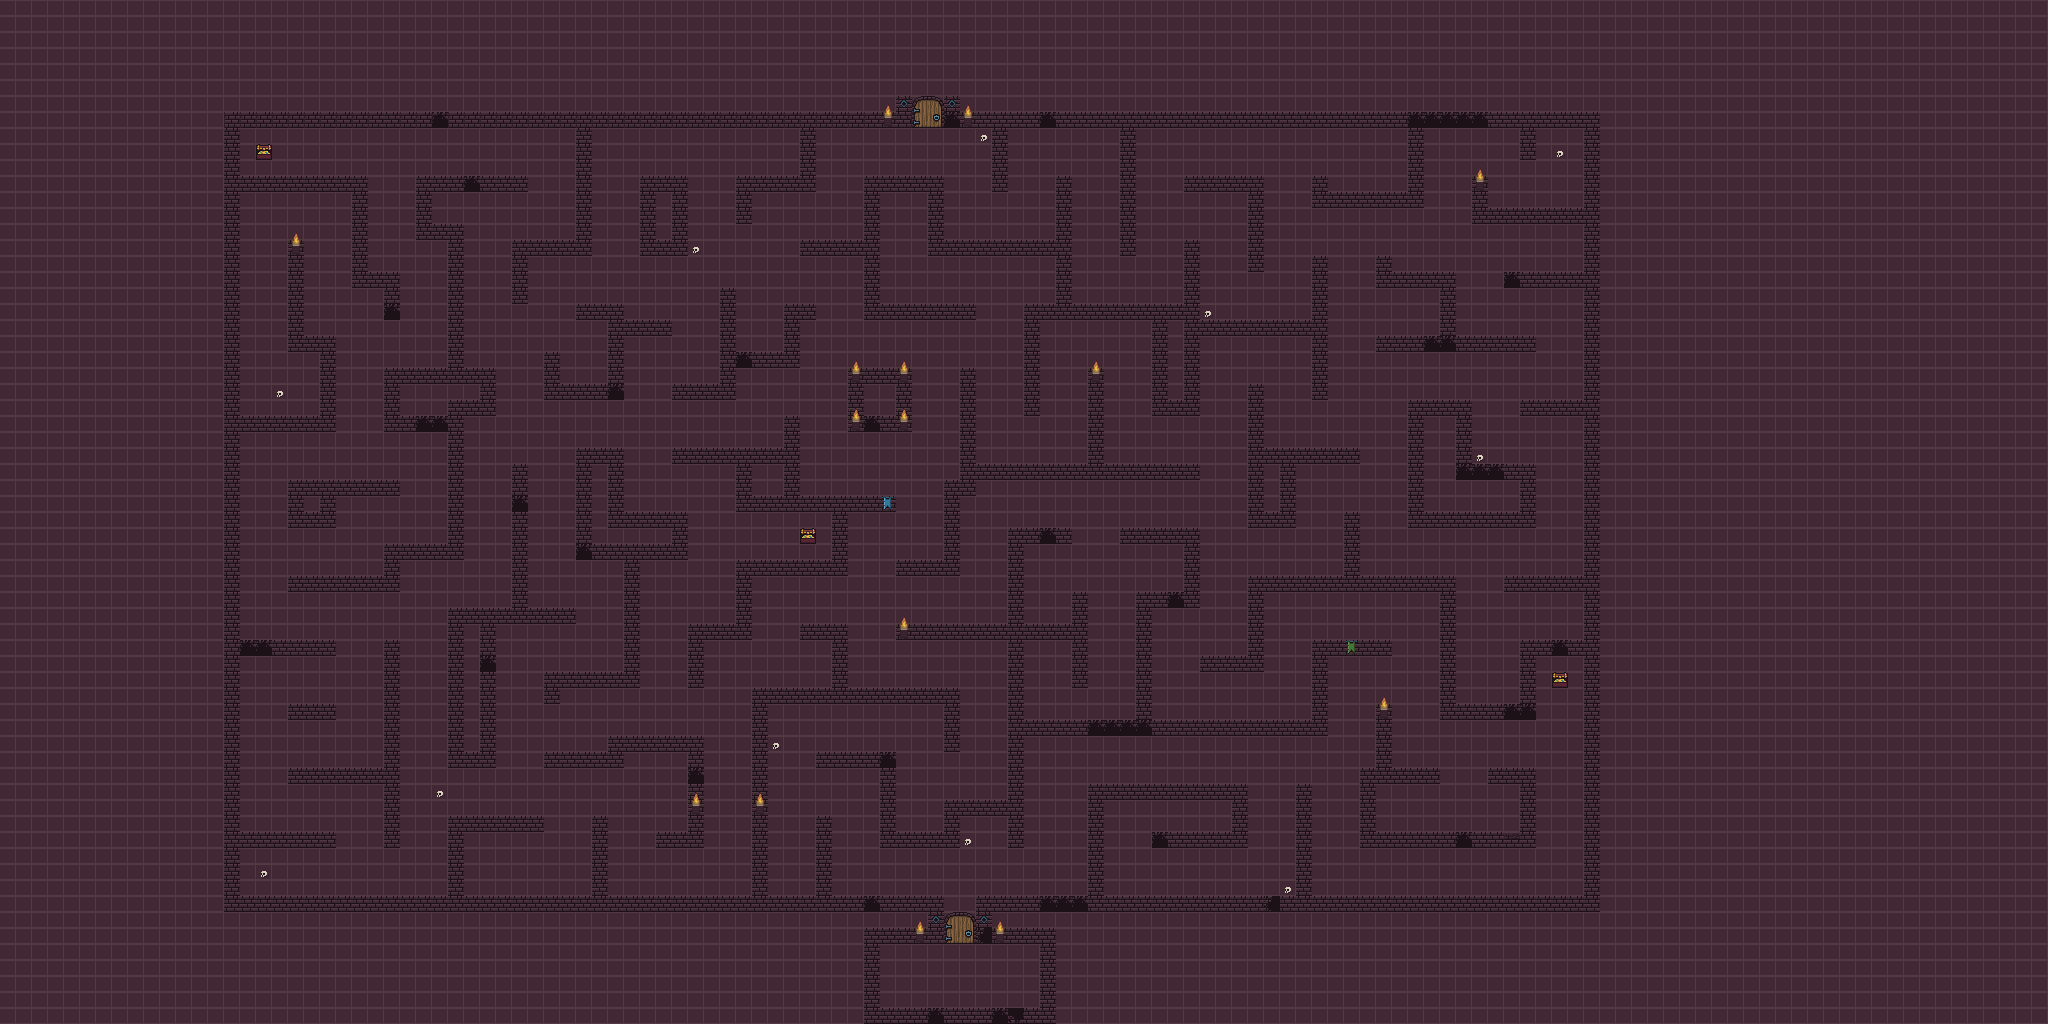

This is a level from a 2D game, rendered from its Tiled map with the project's own tilesets. A one-line summary and the map file follow, with tile-layer data summarised:
An orthogonal 128x64 tile map with 16x16 px tiles, 6 tile layers (bottom, top, startdoor, enddoor, ...).

<map version="1.10" tiledversion="1.10.0" orientation="orthogonal" renderorder="right-down" width="128" height="64" tilewidth="16" tileheight="16" infinite="0" nextlayerid="7" nextobjectid="1">
 <tileset firstgid="1" name="tileset" tilewidth="16" tileheight="16" tilecount="512" columns="32">
  <image source="main_tileset/0x72_16x16DungeonTileset.v5.png" width="512" height="256" />
 </tileset>
 <layer id="1" name="bottom" width="128" height="64">
  <data>[8192 cells, 8192 non-empty, 1 distinct tile ids]</data>
 </layer>
 <layer id="2" name="top" width="128" height="64">
  <data>[8192 cells, 1179 non-empty, 3 distinct tile ids]</data>
 </layer>
 <layer id="3" name="startdoor" width="128" height="64">
  <data>[8192 cells, 4 non-empty, 4 distinct tile ids]</data>
 </layer>
 <layer id="4" name="enddoor" width="128" height="64">
  <data>[8192 cells, 4 non-empty, 4 distinct tile ids]</data>
 </layer>
 <layer id="5" name="keys" width="128" height="64">
  <data>[8192 cells, 3 non-empty, 1 distinct tile ids]</data>
 </layer>
 <layer id="6" name="decorations" width="128" height="64">
  <data>[8192 cells, 96 non-empty, 10 distinct tile ids]</data>
 </layer>
</map>
